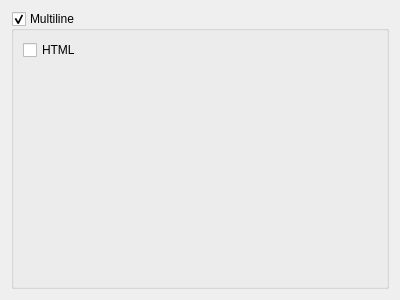
<?xml version="1.0" encoding="UTF-8"?>
<ui version="4.0">
 <class>QgsTextEditConfigDlg</class>
 <widget class="QWidget" name="QgsTextEditConfigDlg">
  <property name="geometry">
   <rect>
    <x>0</x>
    <y>0</y>
    <width>400</width>
    <height>300</height>
   </rect>
  </property>
  <property name="windowTitle">
   <string>Form</string>
  </property>
  <layout class="QGridLayout" name="gridLayout">
   <item row="0" column="0">
    <widget class="QGroupBox" name="mIsMultiline">
     <property name="title">
      <string>Multiline</string>
     </property>
     <property name="checkable">
      <bool>true</bool>
     </property>
     <layout class="QFormLayout" name="formLayout">
      <item row="0" column="0">
       <widget class="QCheckBox" name="mUseHtml">
        <property name="text">
         <string>HTML</string>
        </property>
       </widget>
      </item>
     </layout>
    </widget>
   </item>
  </layout>
 </widget>
 <resources/>
 <connections/>
</ui>
